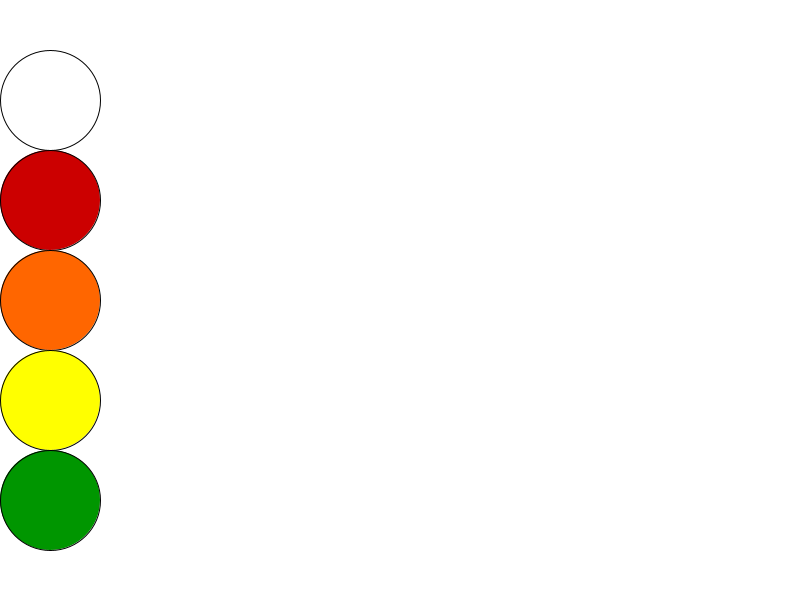
Frame 1 (no input)
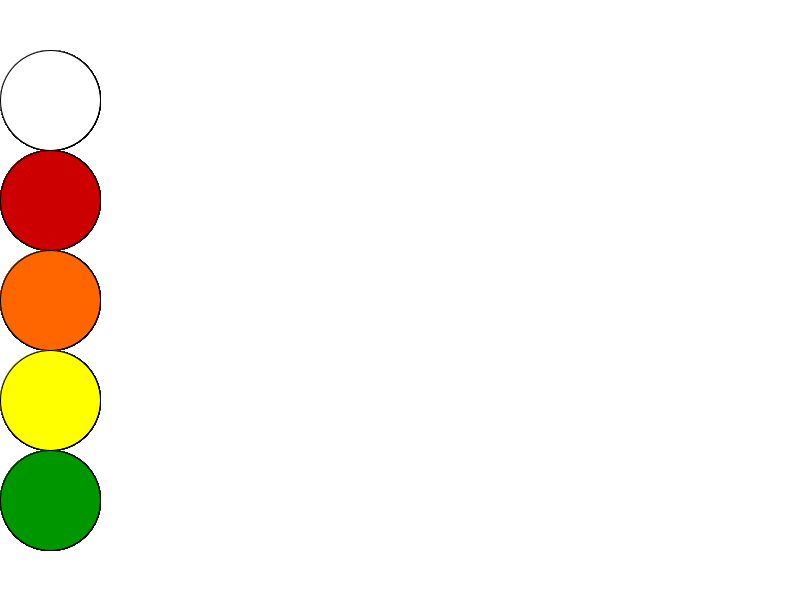
Frame 60 (the mouse pressed at the canvas centre just before this capture)
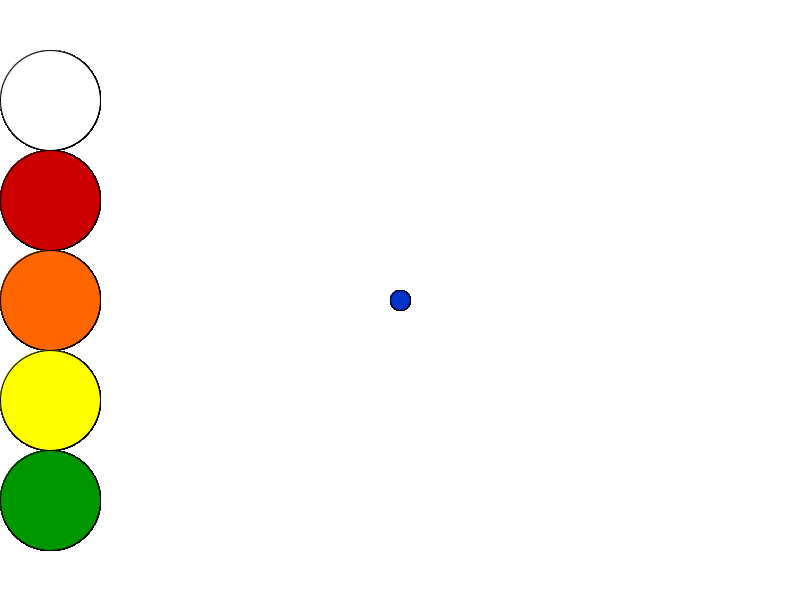
Frame 120 (the mouse held since frame 60 and released just before this capture)

The Processing sketch that drew these frames (run headless with seeded random() and noise(); from frame 60 on, the mouse is pressed at the canvas centre):

// Processing sketch: displayfunction
// ── displayfunction.pde
color c = color(0, 50, 204); //color variacle for the color red

void setup() {
  size(800, 600);
  background(255);
  //fill(c);
  //ellipse(75, 250, 100, 100);
}

void draw() {
  fill(255);
  ellipse(50, 100, 100, 100);
  fill(204,0,0);
  ellipse(50,200,100,100);
  fill(255,102,0);
  ellipse(50,300,100,100);
  fill(255,255,0);
  ellipse(50,400,100,100);
  fill(0,150,0);
  ellipse(50,500,100,100);
  
  if (mousePressed) {
    setColorTo();
  }
  fill(c);
  if (mouseX > 100) {
    ellipse(mouseX, mouseY, 20, 20);
  }
}

void setColorTo() {
  if (mouseX <= 150) {
    c=get(mouseX, mouseY);
  }
}
